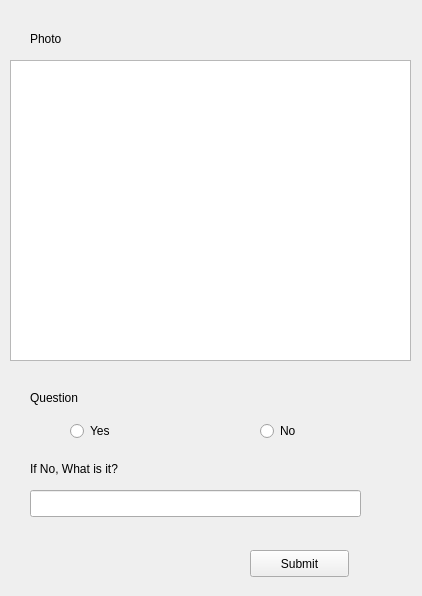
<?xml version="1.0" encoding="UTF-8"?>
<ui version="4.0">
 <class>widget</class>
 <widget class="QWidget" name="widget">
  <property name="geometry">
   <rect>
    <x>0</x>
    <y>0</y>
    <width>422</width>
    <height>596</height>
   </rect>
  </property>
  <property name="minimumSize">
   <size>
    <width>422</width>
    <height>596</height>
   </size>
  </property>
  <property name="windowTitle">
   <string>Form</string>
  </property>
  <widget class="QGraphicsView" name="uavPhoto">
   <property name="geometry">
    <rect>
     <x>10</x>
     <y>60</y>
     <width>401</width>
     <height>301</height>
    </rect>
   </property>
  </widget>
  <widget class="QLabel" name="photoLabel">
   <property name="geometry">
    <rect>
     <x>30</x>
     <y>30</y>
     <width>67</width>
     <height>17</height>
    </rect>
   </property>
   <property name="text">
    <string>Photo</string>
   </property>
  </widget>
  <widget class="QLabel" name="label_2">
   <property name="geometry">
    <rect>
     <x>30</x>
     <y>390</y>
     <width>271</width>
     <height>16</height>
    </rect>
   </property>
   <property name="text">
    <string>Question</string>
   </property>
  </widget>
  <widget class="QLabel" name="label_3">
   <property name="geometry">
    <rect>
     <x>30</x>
     <y>460</y>
     <width>131</width>
     <height>17</height>
    </rect>
   </property>
   <property name="text">
    <string>If No, What is it?</string>
   </property>
  </widget>
  <widget class="QRadioButton" name="yesRadioButton">
   <property name="geometry">
    <rect>
     <x>70</x>
     <y>420</y>
     <width>117</width>
     <height>22</height>
    </rect>
   </property>
   <property name="text">
    <string>Yes</string>
   </property>
  </widget>
  <widget class="QRadioButton" name="noRadioButton">
   <property name="geometry">
    <rect>
     <x>260</x>
     <y>420</y>
     <width>117</width>
     <height>22</height>
    </rect>
   </property>
   <property name="text">
    <string>No</string>
   </property>
  </widget>
  <widget class="QLineEdit" name="objectName">
   <property name="geometry">
    <rect>
     <x>30</x>
     <y>490</y>
     <width>331</width>
     <height>27</height>
    </rect>
   </property>
  </widget>
  <widget class="QPushButton" name="questionSubmit">
   <property name="geometry">
    <rect>
     <x>250</x>
     <y>550</y>
     <width>99</width>
     <height>27</height>
    </rect>
   </property>
   <property name="text">
    <string>Submit</string>
   </property>
  </widget>
 </widget>
 <resources/>
 <connections/>
</ui>
